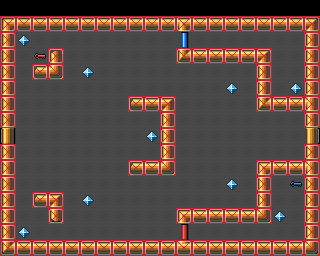

Below is a game level as drawn by its tile map, then a one-line description and the .tmx file that defines it, in full:
An orthogonal 20x16 tile map with 16x16 px tiles, 5 tile layers (map, inner walls, blocks, actors, ...), 3 tilesets.

<map version="1.10" tiledversion="1.11.0" orientation="orthogonal" renderorder="right-down" width="20" height="16" tilewidth="16" tileheight="16" hexsidelength="0" infinite="0" nextlayerid="12" nextobjectid="7">
  <properties />
  <tileset firstgid="1" source="../Actors.tsx" />
  <tileset firstgid="257" source="../Blocks.tsx" />
  <tileset firstgid="513" source="tileset.tileset.tsx" />
  <layer id="1" name="map" width="20" height="16">
    <data encoding="csv">
0,0,0,0,0,0,0,0,0,0,0,0,0,0,0,0,0,0,0,0,
522,523,523,523,523,523,523,523,523,523,523,523,523,523,523,523,523,523,523,524,
530,513,513,513,513,513,513,513,513,513,513,513,513,513,513,513,513,513,513,532,
530,513,513,513,513,513,513,513,513,513,513,513,513,513,513,513,513,513,513,532,
530,513,513,513,513,513,513,513,513,513,513,513,513,513,513,513,513,513,513,532,
530,513,513,513,513,513,513,513,513,513,513,513,513,513,513,513,513,513,513,532,
530,513,513,513,513,513,513,513,513,513,513,513,513,513,513,513,513,513,513,532,
530,513,513,513,513,513,513,513,513,513,513,513,513,513,513,513,513,513,531,532,
526,513,513,513,513,513,513,513,513,513,513,513,513,513,513,513,513,513,513,525,
530,513,513,513,513,513,513,513,513,513,513,513,513,513,513,513,513,513,531,532,
530,513,513,513,513,513,513,513,513,513,513,513,513,513,513,513,513,513,513,532,
530,513,513,513,513,513,513,513,513,513,513,513,513,513,513,513,513,513,513,532,
530,513,513,513,513,513,513,513,513,513,513,513,513,513,513,513,513,513,513,532,
530,513,513,513,513,513,513,513,513,513,513,513,513,513,513,513,513,513,513,532,
530,513,513,513,513,513,513,513,513,513,513,513,513,513,513,513,513,513,513,532,
538,539,539,539,539,539,539,539,539,539,539,539,539,539,539,539,539,539,539,540
</data>
    <properties>
      <property name="amiga_aga" type="bool" value="true" />
      <property name="amiga_ocs" type="bool" value="true" />
      <property name="foreground" type="bool" value="false" />
      <property name="megadrive" type="bool" value="true" />
      <property name="neogeo" type="bool" value="true" />
      <property name="neogeo_aes" type="bool" value="true" />
    </properties>
  </layer>
  <layer id="11" name="inner walls" width="20" height="16">
    <data encoding="csv">
0,0,0,0,0,0,0,0,0,0,0,0,0,0,0,0,0,0,0,0,
0,0,0,0,0,0,0,0,0,0,0,541,0,0,0,0,0,0,0,0,
0,0,0,0,0,0,0,0,0,0,0,0,0,0,0,0,0,0,0,0,
0,0,0,521,0,0,0,0,0,0,0,538,515,515,515,515,524,0,0,0,
0,0,514,540,0,0,0,0,0,0,0,0,0,0,0,0,529,0,0,0,
0,0,0,0,0,0,0,0,0,0,0,0,0,0,0,0,529,0,0,0,
0,0,0,0,0,0,0,0,514,515,524,0,0,0,0,0,538,515,515,542,
0,0,0,0,0,0,0,0,0,0,529,0,0,0,0,0,0,0,0,0,
0,0,0,0,0,0,0,0,0,0,529,0,0,0,0,0,0,0,0,0,
0,0,0,0,0,0,0,0,0,0,529,0,0,0,0,0,0,0,0,0,
0,0,0,0,0,0,0,0,514,515,540,0,0,0,0,0,522,515,515,542,
0,0,0,0,0,0,0,0,0,0,0,0,0,0,0,0,529,0,0,0,
0,0,514,524,0,0,0,0,0,0,0,0,0,0,0,0,529,0,0,0,
0,0,0,537,0,0,0,0,0,0,0,522,515,515,515,515,540,0,0,0,
0,0,0,0,0,0,0,0,0,0,0,0,0,0,0,0,0,0,0,0,
0,0,0,0,0,0,0,0,0,0,0,533,0,0,0,0,0,0,0,0
</data>
    <properties>
      <property name="amiga_ocs" type="bool" value="true" />
      <property name="foreground" type="bool" value="false" />
      <property name="amiga_aga" type="bool" value="true" />
      <property name="megadrive" type="bool" value="true" />
      <property name="neogeo" type="bool" value="true" />
      <property name="neogeo_aes" type="bool" value="true" />
    </properties>
  </layer>
  <layer id="2" name="blocks" width="20" height="16">
    <data encoding="csv">
0,0,0,0,0,0,0,0,0,0,0,0,0,0,0,0,0,0,0,0,
258,258,258,258,258,258,258,258,258,258,258,258,258,258,258,258,258,258,258,258,
258,0,0,0,0,0,0,0,0,0,0,284,0,0,0,0,0,0,0,258,
258,0,0,258,0,0,0,0,0,0,0,258,258,258,258,258,258,0,0,258,
258,0,258,258,0,0,0,0,0,0,0,0,0,0,0,0,258,0,0,258,
258,0,0,0,0,0,0,0,0,0,0,0,0,0,0,0,258,0,0,258,
258,0,0,0,0,0,0,0,258,258,258,0,0,0,0,0,258,258,258,258,
258,0,0,0,0,0,0,0,0,0,258,0,0,0,0,0,0,0,0,258,
268,0,0,0,0,0,0,0,0,0,258,0,0,0,0,0,0,0,0,269,
258,0,0,0,0,0,0,0,0,0,258,0,0,0,0,0,0,0,0,258,
258,0,0,0,0,0,0,0,258,258,258,0,0,0,0,0,258,258,258,258,
258,0,0,0,0,0,0,0,0,0,0,0,0,0,0,0,258,0,0,258,
258,0,258,258,0,0,0,0,0,0,0,0,0,0,0,0,258,0,0,258,
258,0,0,258,0,0,0,0,0,0,0,258,258,258,258,258,258,0,0,258,
258,0,0,0,0,0,0,0,0,0,0,279,0,0,0,0,0,0,0,258,
258,258,258,258,258,258,258,258,258,258,258,258,258,258,258,258,258,258,258,258
</data>
    <properties>
      <property name="amiga_aga" type="bool" value="true" />
      <property name="amiga_ocs" type="bool" value="true" />
      <property name="foreground" type="bool" value="false" />
      <property name="megadrive" type="bool" value="true" />
      <property name="neogeo" type="bool" value="true" />
      <property name="neogeo_aes" type="bool" value="true" />
    </properties>
  </layer>
  <layer id="3" name="actors" width="20" height="16">
    <data encoding="csv">
0,0,0,0,0,0,0,0,0,0,0,0,0,0,0,0,0,0,0,0,
0,0,0,0,0,0,0,0,0,0,0,0,0,0,0,0,0,0,0,0,
0,15,0,0,0,0,0,0,0,0,0,0,0,0,0,0,0,0,0,0,
0,0,18,0,0,0,0,0,0,0,0,0,0,0,0,0,0,0,0,0,
0,0,0,0,0,15,0,0,0,0,0,0,0,0,0,0,0,0,0,0,
0,0,0,0,0,0,0,0,0,0,0,0,0,0,15,0,0,0,15,0,
0,0,0,0,0,0,0,0,0,0,0,0,0,0,0,0,0,0,0,0,
0,0,0,0,0,0,0,0,0,0,0,0,0,0,0,0,0,0,0,0,
0,0,0,0,0,0,0,0,0,15,0,0,0,0,0,0,0,0,0,0,
0,0,0,0,0,0,0,0,0,0,0,0,0,0,0,0,0,0,0,0,
0,0,0,0,0,0,0,0,0,0,0,0,0,0,0,0,0,0,0,0,
0,0,0,0,0,0,0,0,0,0,0,0,0,0,15,0,0,0,19,0,
0,0,0,0,0,15,0,0,0,0,0,0,0,0,0,0,0,0,0,0,
0,0,0,0,0,0,0,0,0,0,0,0,0,0,0,0,0,15,0,0,
0,15,0,0,0,0,0,0,0,0,0,0,0,0,0,0,0,0,0,0,
0,0,0,0,0,0,0,0,0,0,0,0,0,0,0,0,0,0,0,0
</data>
    <properties>
      <property name="amiga_aga" type="bool" value="true" />
      <property name="amiga_ocs" type="bool" value="true" />
      <property name="foreground" type="bool" value="false" />
      <property name="megadrive" type="bool" value="true" />
      <property name="neogeo" type="bool" value="true" />
      <property name="neogeo_aes" type="bool" value="true" />
    </properties>
  </layer>
  <layer id="4" name="foreground" width="20" height="16">
    <data encoding="csv">
0,0,0,0,0,0,0,0,0,0,0,0,0,0,0,0,0,0,0,0,
0,0,0,0,0,0,0,0,0,0,0,0,0,0,0,0,0,0,0,0,
0,0,0,0,0,0,0,0,0,0,0,0,0,0,0,0,0,0,0,0,
0,0,0,0,0,0,0,0,0,0,0,0,0,0,0,0,0,0,0,0,
0,0,0,0,0,0,0,0,0,0,0,0,0,0,0,0,0,0,0,0,
0,0,0,0,0,0,0,0,0,0,0,0,0,0,0,0,0,0,0,0,
0,0,0,0,0,0,0,0,0,0,0,0,0,0,0,0,0,0,0,0,
0,0,0,0,0,0,0,0,0,0,0,0,0,0,0,0,0,0,0,0,
0,0,0,0,0,0,0,0,0,0,0,0,0,0,0,0,0,0,0,0,
0,0,0,0,0,0,0,0,0,0,0,0,0,0,0,0,0,0,0,0,
0,0,0,0,0,0,0,0,0,0,0,0,0,0,0,0,0,0,0,0,
0,0,0,0,0,0,0,0,0,0,0,0,0,0,0,0,0,0,0,0,
0,0,0,0,0,0,0,0,0,0,0,0,0,0,0,0,0,0,0,0,
0,0,0,0,0,0,0,0,0,0,0,0,0,0,0,0,0,0,0,0,
0,0,0,0,0,0,0,0,0,0,0,0,0,0,0,0,0,0,0,0,
0,0,0,0,0,0,0,0,0,0,0,0,0,0,0,0,0,0,0,0
</data>
    <properties>
      <property name="amiga_aga" type="bool" value="true" />
      <property name="amiga_ocs" type="bool" value="true" />
      <property name="foreground" type="bool" value="true" />
      <property name="megadrive" type="bool" value="true" />
      <property name="neogeo" type="bool" value="true" />
      <property name="neogeo_aes" type="bool" value="true" />
    </properties>
  </layer>
  <objectgroup id="7" name="actor templates" />
  <objectgroup id="6" name="events" />
</map>
